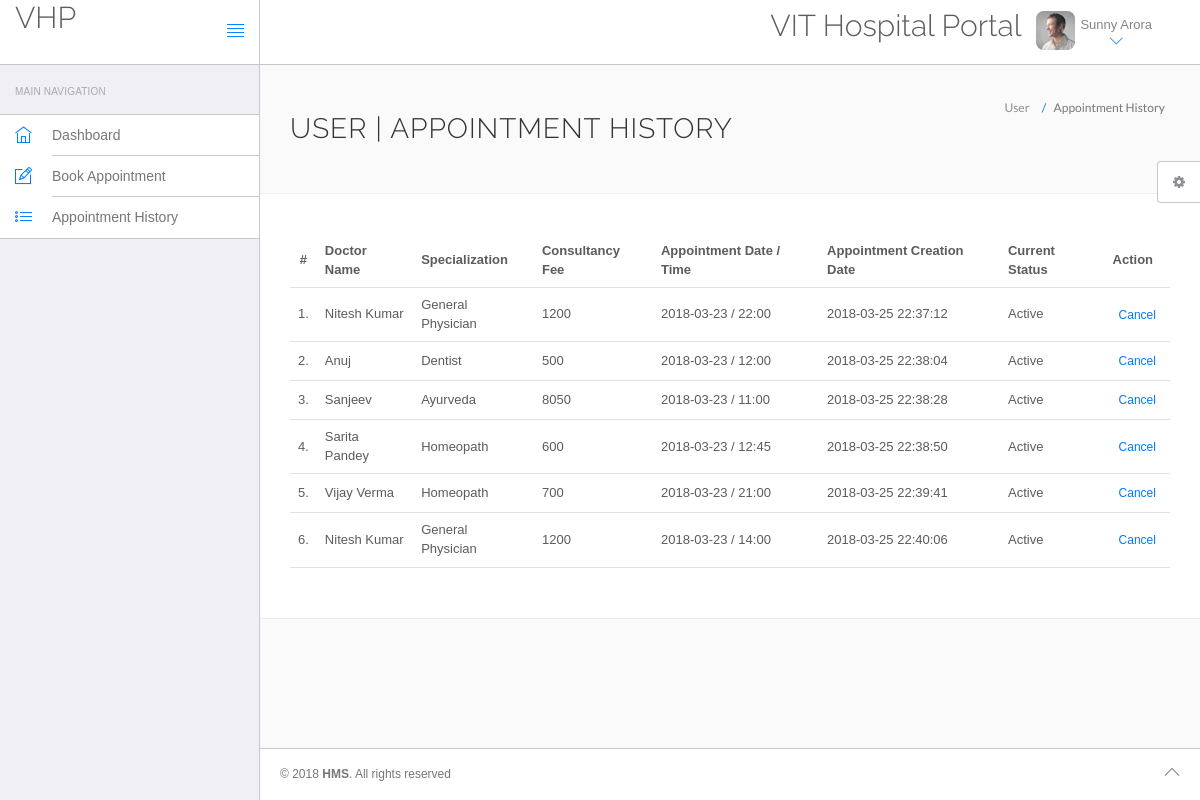
/hms/appointment-history.php (signed in), run on the app's committed database.
### tables this page shows
CREATE TABLE `users` (
  `id` int(11) NOT NULL AUTO_INCREMENT,
  `fullName` varchar(255) NOT NULL,
  `address` longtext NOT NULL,
  `city` varchar(255) NOT NULL,
  `gender` varchar(255) NOT NULL,
  `email` varchar(255) NOT NULL,
  `password` varchar(255) NOT NULL,
  `regDate` timestamp NOT NULL DEFAULT CURRENT_TIMESTAMP,
  `updationDate` varchar(255) NOT NULL,
  PRIMARY KEY (`id`)
);

CREATE TABLE `appointment` (
  `id` int(11) NOT NULL AUTO_INCREMENT,
  `doctorSpecialization` varchar(255) NOT NULL,
  `doctorId` int(11) NOT NULL,
  `userId` int(11) NOT NULL,
  `consultancyFees` int(11) NOT NULL,
  `appointmentDate` varchar(255) NOT NULL,
  `appointmentTime` varchar(255) NOT NULL,
  `postingDate` timestamp NOT NULL DEFAULT CURRENT_TIMESTAMP,
  `userStatus` int(11) NOT NULL,
  `doctorStatus` int(11) NOT NULL,
  `updationDate` varchar(255) NOT NULL,
  PRIMARY KEY (`id`)
);

CREATE TABLE `doctors` (
  `id` int(11) NOT NULL AUTO_INCREMENT,
  `specilization` varchar(255) NOT NULL,
  `doctorName` varchar(255) NOT NULL,
  `address` longtext NOT NULL,
  `docFees` varchar(255) NOT NULL,
  `contactno` bigint(11) NOT NULL,
  `docEmail` varchar(255) NOT NULL,
  `password` varchar(255) NOT NULL,
  `creationDate` timestamp NOT NULL DEFAULT CURRENT_TIMESTAMP,
  `updationDate` varchar(255) NOT NULL,
  PRIMARY KEY (`id`)
);

### hms/appointment-history.php (the view, shortened to what this page needs)
<?php
include('include/config.php');
?>
<!DOCTYPE html>
<html lang="en">
	<head>
		<link rel="stylesheet" href="vendor/bootstrap/css/bootstrap.min.css">
		<link rel="stylesheet" href="vendor/fontawesome/css/font-awesome.min.css">
		<link rel="stylesheet" href="vendor/themify-icons/themify-icons.min.css">
		<link href="vendor/animate.css/animate.min.css" rel="stylesheet" media="screen">
		<link href="vendor/perfect-scrollbar/perfect-scrollbar.min.css" rel="stylesheet" media="screen">
		<link href="vendor/switchery/switchery.min.css" rel="stylesheet" media="screen">
		<link href="vendor/bootstrap-touchspin/jquery.bootstrap-touchspin.min.css" rel="stylesheet" media="screen">
		<link href="vendor/select2/select2.min.css" rel="stylesheet" media="screen">
		<link href="vendor/bootstrap-datepicker/bootstrap-datepicker3.standalone.min.css" rel="stylesheet" media="screen">
		<link href="vendor/bootstrap-timepicker/bootstrap-timepicker.min.css" rel="stylesheet" media="screen">
		<link rel="stylesheet" href="assets/css/styles.css">
		<link rel="stylesheet" href="assets/css/plugins.css">
		<link rel="stylesheet" href="assets/css/themes/theme-1.css" id="skin_color" />
	</head>
	<body>
		<div id="app">
<?php include('include/sidebar.php');?>
			<div class="app-content">
					<?php include('include/header.php');?>
				<div class="main-content" >
					<div class="wrap-content container" id="container">
						<section id="page-title">
							<div class="row">
								<div class="col-sm-8">
									<h1 class="mainTitle">User  | Appointment History</h1>
																	</div>
								<ol class="breadcrumb">
									<li>
										<span>User </span>
									</li>
									<li class="active">
										<span>Appointment History</span>
									</li>
								</ol>
							</div>
						</section>
						<div class="container-fluid container-fullw bg-white">
									<div class="row">
								<div class="col-md-12">
									<table class="table table-hover" id="sample-table-1">
										<thead>
											<tr>
												<th class="center">#</th>
												<th class="hidden-xs">Doctor Name</th>
												<th>Specialization</th>
												<th>Consultancy Fee</th>
												<th>Appointment Date / Time </th>
												<th>Appointment Creation Date  </th>
												<th>Current Status</th>
												<th>Action</th>
											</tr>
										</thead>
										<tbody>
<?php
$sql=mysqli_query($con,"select doctors.doctorName as docname,appointment.*  from appointment join doctors on doctors.id=appointment.doctorId where appointment.userId='".$_SESSION['id']."'");
$cnt=1;
while($row=mysqli_fetch_array($sql))
{
?>
											<tr>
												<td class="center"><?php echo $cnt;?>.</td>
												<td class="hidden-xs"><?php echo $row['docname'];?></td>
												<td><?php echo $row['doctorSpecialization'];?></td>
												<td><?php echo $row['consultancyFees'];?></td>
												<td><?php echo $row['appointmentDate'];?> / <?php echo
												 $row['appointmentTime'];?>
												</td>
												<td><?php echo $row['postingDate'];?></td>
												<td>
<?php if(($row['userStatus']==1) && ($row['doctorStatus']==1))
{
	echo "Active";
}
												?></td>
												<td >
												<div class="visible-md visible-lg hidden-sm hidden-xs">
							<?php if(($row['userStatus']==1) && ($row['doctorStatus']==1))
{ ?>
	<a href="appointment-history.php?id=<?php echo $row['id']?>&cancel=update" onClick="return confirm('Are you sure you want to cancel this appointment ?')"class="btn btn-transparent btn-xs tooltips" title="Cancel Appointment" tooltip-placement="top" tooltip="Remove">Cancel</a>
	<?php } else {
		echo "Canceled";
		} ?>
												</div>
												</td>
											</tr>
											<?php
$cnt=$cnt+1;
											 }?>
										</tbody>
									</table>
								</div>
							</div>
								</div>
					</div>
				</div>
			</div>
	<?php include('include/footer.php');?>
	<?php include('include/setting.php');?>
		</div>
	</body>
</html>

### hms/include/sidebar.php
<div class="sidebar app-aside" id="sidebar">
				<div class="sidebar-container perfect-scrollbar">
<nav>
						<div class="navbar-title">
							<span>Main Navigation</span>
						</div>
						<ul class="main-navigation-menu">
							<li>
								<a href="dashboard.php">
									<div class="item-content">
										<div class="item-media">
											<i class="ti-home"></i>
										</div>
										<div class="item-inner">
											<span class="title"> Dashboard </span>
										</div>
									</div>
								</a>
							</li>
							<li>
								<a href="book-appointment.php">
									<div class="item-content">
										<div class="item-media">
											<i class="ti-pencil-alt"></i>
										</div>
										<div class="item-inner">
											<span class="title"> Book Appointment </span>
										</div>
									</div>
								</a>
							</li>
							<li>
								<a href="appointment-history.php">
									<div class="item-content">
										<div class="item-media">
											<i class="ti-list"></i>
										</div>
										<div class="item-inner">
											<span class="title"> Appointment History </span>
										</div>
									</div>
								</a>
							</li>
						</ul>
					</nav>
					</div>
			</div>

### hms/include/header.php (shortened to what this page needs)
<header class="navbar navbar-default navbar-static-top">
					<div class="navbar-header">
						<a class="navbar-brand" href="#">
							<h2 style="padding-top:2% ">VHP</h2>
						</a>
						<a href="#" class="sidebar-toggler pull-right visible-md visible-lg" data-toggle-class="app-sidebar-closed" data-toggle-target="#app">
							<i class="ti-align-justify"></i>
						</a>
					</div>
					<div class="navbar-collapse collapse">
						<ul class="nav navbar-right">
								<li  style="padding-top:2% ">
								<h2>VIT Hospital Portal</h2>
							</li>
							<li class="dropdown current-user">
								<a href class="dropdown-toggle" data-toggle="dropdown">
									<img src="assets/images/avatar-1.jpg" alt="Peter"> <span class="username">
									<?php $query=mysql_query("select fullName from users where id='".$_SESSION['id']."'");
while($row=mysql_fetch_array($query))
{
	echo $row['fullName'];
}
									?> <i class="ti-angle-down"></i></i></span>
								</a>
							</li>
						</ul>
					</div>
				</header>

### hms/include/footer.php
<footer>
				<div class="footer-inner">
					<div class="pull-left">
						&copy; <span class="current-year"></span><span class="text-bold text-uppercase"> HMS</span>. <span>All rights reserved</span>
					</div>
					<div class="pull-right">
						<span class="go-top"><i class="ti-angle-up"></i></span>
					</div>
				</div>
			</footer>

### hms/include/setting.php (shortened to what this page needs)
<div class="settings panel panel-default hidden-xs hidden-sm" id="settings">
				<button ct-toggle="toggle" data-toggle-class="active" data-toggle-target="#settings" class="btn btn-default">
					<i class="fa fa-spin fa-gear"></i>
				</button>
			</div>

### hms/assets/css/plugins.css (style rules this page uses)
.perfect-scrollbar { overflow-y: hidden !important; }

### hms/assets/css/themes/theme-1.css (style rules this page uses)
body { background: #FAFAFA; }
header .navbar-header { background: #ffffff !important; border-right-color: #c8c7cc !important; border-bottom-color: #c8c7cc !important; }
header .navbar-header .sidebar-toggler, header .navbar-header .sidebar-mobile-toggler { color: #007aff !important; }
header .navbar-header .navbar-brand { color: #777 !important; }
header .navbar-collapse { background: #ffffff !important; border-bottom-color: #c8c7cc !important; box-shadow: none !important; }
header .navbar-collapse .navbar-right > li > a { color: #777; }
header .navbar-collapse .navbar-right > li > a i { color: #007aff !important; }
#sidebar { background: #EFEFF4 !important; }
#sidebar:before { border-right-width: "1px" !important; border-right-style: solid; border-right-color: #c8c7cc !important; }
#sidebar nav { border-right-width: "1px" !important; border-right-style: solid; border-right-color: #c8c7cc !important; }
#sidebar nav .navbar-title { color: #aaaaaa; }
#sidebar nav > ul { background: #ffffff !important; border-bottom-color: #c8c7cc !important; border-top-color: #c8c7cc !important; }
#sidebar nav > ul > li > a .item-media > i { color: #007aff !important; }
#sidebar nav > ul > li > a .item-inner { color: #777 !important; border-bottom-color: #c8c7cc; }
#app > footer { background: #ffffff !important; border-top-color: #c8c7cc !important; color: #777; }

### data on the page
users: fullName "Sunny Arora"
appointment: doctorId.doctorName "Nitesh Kumar", doctorSpecialization "General Physician", consultancyFees "1200", appointmentDate "2018-03-23", appointmentTime "22:00", postingDate "2018-03-25 22:37:12", userStatus "Active"
appointment: doctorId.doctorName "Anuj", doctorSpecialization "Dentist", consultancyFees "500", appointmentDate "2018-03-23", appointmentTime "12:00", postingDate "2018-03-25 22:38:04", userStatus "Active"
appointment: doctorId.doctorName "Sanjeev", doctorSpecialization "Ayurveda", consultancyFees "8050", appointmentDate "2018-03-23", appointmentTime "11:00", postingDate "2018-03-25 22:38:28", userStatus "Active"
appointment: doctorId.doctorName "Sarita Pandey", doctorSpecialization "Homeopath", consultancyFees "600", appointmentDate "2018-03-23", appointmentTime "12:45", postingDate "2018-03-25 22:38:50", userStatus "Active"
appointment: doctorId.doctorName "Vijay Verma", doctorSpecialization "Homeopath", consultancyFees "700", appointmentDate "2018-03-23", appointmentTime "21:00", postingDate "2018-03-25 22:39:41", userStatus "Active"
appointment: doctorId.doctorName "Nitesh Kumar", doctorSpecialization "General Physician", consultancyFees "1200", appointmentDate "2018-03-23", appointmentTime "14:00", postingDate "2018-03-25 22:40:06", userStatus "Active"
